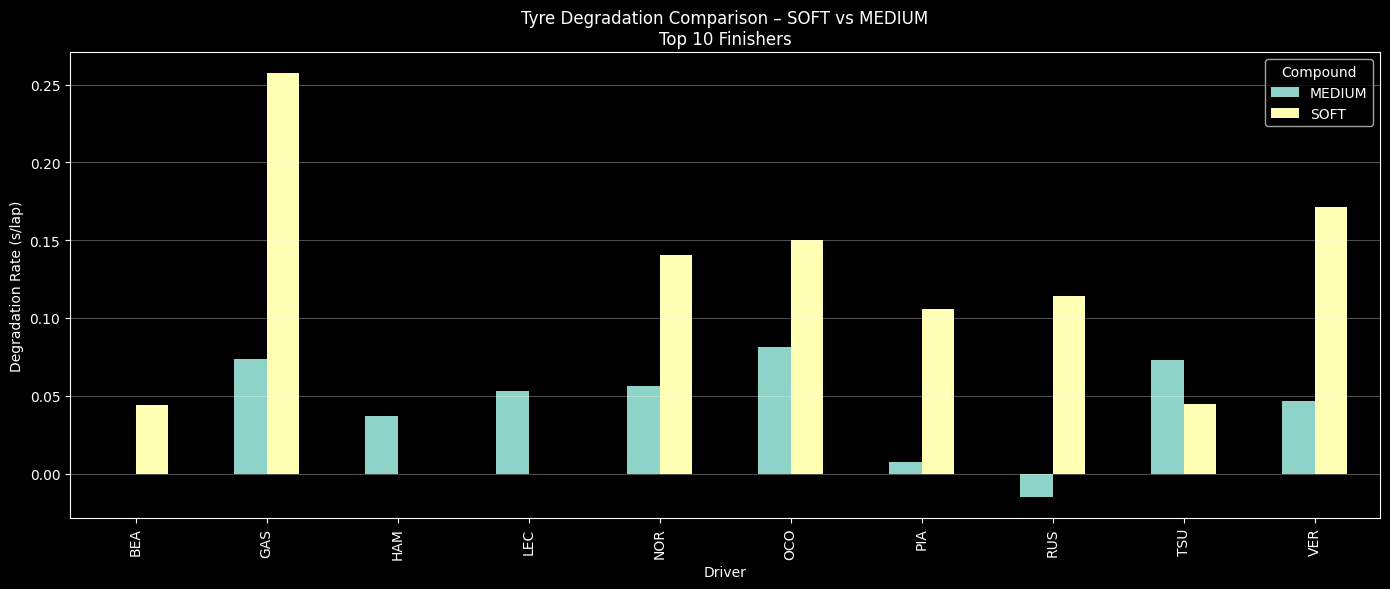

Write the Python code that produced this figure.
import fastf1, os
import pandas as pd
import numpy as np
import matplotlib.pyplot as plt
from pathlib import Path

# ===== CONFIG =====
YEAR = 2025
GP = "Bahrain Grand Prix"
SESSION = "R"
COMPOUNDS = ["SOFT", "MEDIUM"]
TOP_N = 10
CACHE_DIR = Path("/content/fastf1_cache")

# ===== CACHE =====
CACHE_DIR.mkdir(parents=True, exist_ok=True)
fastf1.Cache.enable_cache(CACHE_DIR)

# ===== LOAD =====
session = fastf1.get_session(YEAR, GP, SESSION)
session.load()

laps = session.laps
laps = laps[laps["IsAccurate"]].copy()
laps["LapTimeSec"] = laps["LapTime"].dt.total_seconds()

drivers = (
    session.results
    .sort_values("Position")
    .head(TOP_N)["Abbreviation"]
    .tolist()
)

laps = laps[
    laps["Driver"].isin(drivers) &
    laps["PitInTime"].isna() &
    laps["PitOutTime"].isna() &
    laps["Compound"].isin(COMPOUNDS)
]

# ===== REMOVE OUTLIERS (IQR per driver, compound, stint) =====
clean = []

for (d, c, s), dl in laps.groupby(["Driver","Compound","Stint"]):
    if len(dl) < 5:
        continue
    q1, q3 = dl["LapTimeSec"].quantile([0.25, 0.75])
    iqr = q3 - q1
    dl = dl[(dl["LapTimeSec"] >= q1-1.5*iqr) & (dl["LapTimeSec"] <= q3+1.5*iqr)]
    clean.append(dl)

clean = pd.concat(clean)

# ===== CALCULATE DEGRADATION SLOPE =====
records = []

for (d, c), dl in clean.groupby(["Driver","Compound"]):
    stint_id = dl.groupby("Stint").size().idxmax()
    st = dl[dl["Stint"] == stint_id]
    if len(st) < 5:
        continue
    slope = np.polyfit(st["TyreLife"], st["LapTimeSec"], 1)[0]
    records.append({"Driver": d, "Compound": c, "Degradation_s_per_lap": slope})

deg = pd.DataFrame(records)

# ===== PLOT =====
pivot = deg.pivot(index="Driver", columns="Compound", values="Degradation_s_per_lap")
pivot.plot(kind="bar", figsize=(14,6))

plt.title("Tyre Degradation Comparison – SOFT vs MEDIUM\nTop 10 Finishers")
plt.ylabel("Degradation Rate (s/lap)")
plt.grid(axis="y", alpha=0.3)
plt.tight_layout()
plt.show()

pivot
